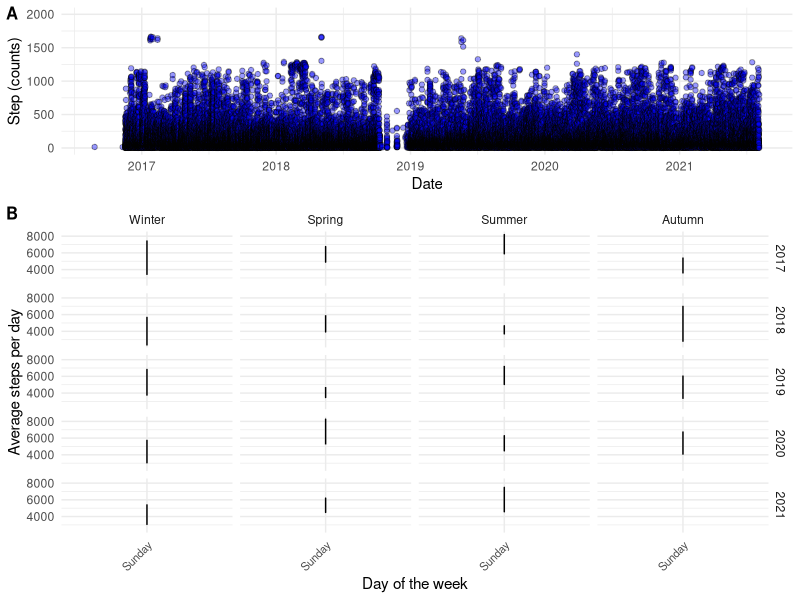

Generate this figure with R:
## ---- chunk 1
#| echo: false
#| cache: true 
#|


library(tidyverse)
library(lubridate)
library(cowplot)


steps <- read_csv2("./data/steps.csv") %>%
  
  mutate(start = dmy_hm(Start), 
         finish = dmy_hm(Finish)) %>%
  

  dplyr::select(start, finish, steps = `Steps (count)`) %>%

  mutate(
    date = format(start, '%Y-%m-%d'),
    month = format(start, '%m'),
    span = (as.numeric(finish - start)/60)/60,
         
         year = format(start, '%Y'), 
         day_of_week = weekdays(start), 
         season = if_else(month %in% c("01", "02", "12"), "Winter", 
                          if_else(month %in% c("03", "04", "05"), "Spring", 
                          if_else(month %in% c("06", "07", "08"), "Summer", 
                          "Autumn")))) %>%
  
  # Remove records that span more than 9 hours
  filter(span < 9) 


steps_fig1 <- steps %>%
  mutate(date = ymd(date)) %>%
  filter(steps < 10000) %>%
        

  ggplot(aes(date, steps)) + geom_point(shape = 21, fill = "blue", alpha = 0.4) + 
  scale_y_continuous(limits = c(0, 2000)) +
  labs(y = "Step (counts)", 
       x = "Date") + 
  theme_minimal()



steps_fig2 <- steps %>%
  group_by(year, day_of_week, season, date) %>%
  summarise(steps = sum(steps)) %>%
  
  group_by(year, day_of_week, season) %>%
  summarise(steps = mean(steps)) %>%
  
  
  mutate(day_of_week = if_else(day_of_week == "mandag", "Monday", 
                               if_else(day_of_week == "tirsdag", "Tuesday",
                                       if_else(day_of_week == "onsdag", "Wednesday",
                                               if_else(day_of_week == "torsdag", "Thursday",
                                                       if_else(day_of_week == "fredag", "Friday",
                                                               if_else(day_of_week == "lørdag", "Saturday","Sunday")))))),
         day_of_week = factor(day_of_week, levels = c("Monday",
                                         "Tuesday", 
                                         "Wednesday",
                                         "Thursday",
                                         "Friday",
                                         "Saturday",
                                         "Sunday")), 
         season = factor(season, levels = c("Winter", "Spring", "Summer", "Autumn"))) %>%
  
  filter(year != "2016") %>%

  ggplot(aes(day_of_week, steps, group = year)) + geom_line() + facet_grid(year ~ season) + 
  
  labs(y = "Average steps per day", 
       x = "Day of the week") + 
  scale_x_discrete()+ 
  theme_minimal() +
  theme(axis.text.x = element_text(size = 8, angle = 45, hjust = 1))
  
  
  plot_grid(steps_fig1, 
            steps_fig2, ncol = 1, 
            rel_heights = c(0.5, 1), 
            labels = "AUTO", 
            label_size = 12)




